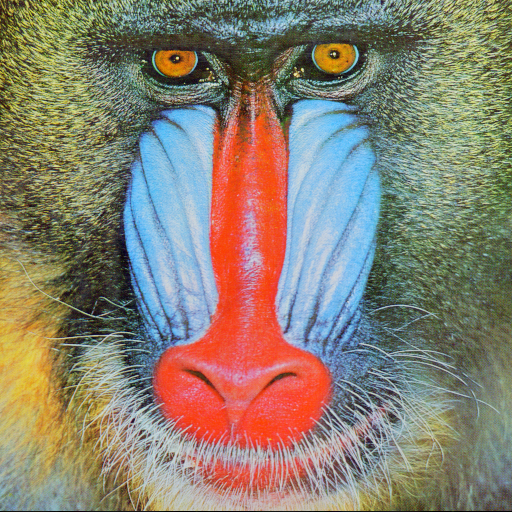
#> input picture images/mandril.tiff, 512 x 512 px
$ jupyter execute Q9-1.ipynb
#> lines starting #> are read from the running program, lines starting #| are printed output that depends on the picture
# Question 1 Part 1

## Description

Read mandril image, Divide the image into blocks with 8x8, 16x16, and 64x64 sizes then apply dct transform then apply the custom mask , finally  apply reverse dct transform and compare the results using mse and psnr method.

## Import required dependencies

- Import cv2 for read and map the color channels
- Import time to timing code speed
- Import numpy to work with arrays
- Import matplotlib to show image for each step

[cell 1]
import cv2
import time
import numpy as np
import matplotlib.pyplot as plt

## Read Image

[cell 2]
image = cv2.imread("../images/mandril.tiff")
#> image is the input picture: shape (512, 512, 3); mean B, G, R 113.1, 128.9, 137.4

# Convert BGR order to RGB
image = cv2.cvtColor(image, cv2.COLOR_BGR2RGB)

## Define block sizes and get image size

[cell 3]
block_sizes = [64, 16, 8]

image_height, image_width, channels = image.shape
#> image_height = 512; image_width = 512; channels = 3

## Define function to divide image into blocks

[cell 4]
def devidImage(image, blockSize):
    image_blocks = np.empty(
        (int(image_height / blockSize), int(image_width / blockSize)),
        dtype=object,
    )

    block_height, block_width = image_blocks.shape

    for i in range(block_width):
        for j in range(block_height):
            image_blocks[j, i] = image[
                j * blockSize : (j + 1) * blockSize,
                i * blockSize : (i + 1) * blockSize,
                :,
            ]

    return image_blocks

## Define function to merge image blocks

[cell 5]
def mergeBlocks(imageBlocks, image, blockSize):
    result = np.copy(image)

    block_height, block_width = imageBlocks.shape

    for i in range(block_width):
        for j in range(block_height):
            result[j * blockSize:(j + 1) * blockSize,
                   i * blockSize:(i + 1) * blockSize, :, ] = imageBlocks[j, i]

    return result

## Defind function to apply mask

[cell 6]
def applyMask(imageBlocks, blockSize):
    mask = np.zeros((blockSize, blockSize))
    mask[0:int(blockSize/2), 0:int(blockSize/2)] = 1

    block_height, block_width = imageBlocks.shape

    for i in range(block_width):
        for j in range(block_height):
            for c in range(channels):
                imageBlocks[j, i][c] = mask * imageBlocks[j, i][c]

    return imageBlocks

## Defind function to process image

[cell 7]
def process(image, blockSize):
    image_blocks = devidImage(image, blockSize)

    block_height, block_width = image_blocks.shape

    ## apply dtc transform
    for i in range(block_width):
        for j in range(block_height):
            block = image_blocks[j, i]
            block = np.float32(block)/255.0
            image_blocks[j, i] = [
                cv2.dct(block[:, :, x]) for x in range(channels)
            ]

    applyMask(image_blocks, blockSize)

    ## apply reverse dtc transform
    for i in range(block_width):
        for j in range(block_height):
            image_blocks[j, i] = cv2.merge(
                tuple([cv2.idct(image_blocks[j, i][x]) for x in range(channels)])
            )
            image_blocks[j, i] = np.uint8(image_blocks[j, i] * 255.0)

    return mergeBlocks(image_blocks, image, block_size)

## Define function to compare images with mse and psnr

[cell 8]
def mse(image_1, image_2):
    return ((image_1 - image_2) ** 2).sum() / \
        (image_1.shape[0] * image_1.shape[1])

def psnr(image_1, image_2):
    mse_value = mse(image_1, image_2)
    return 10 * np.log((255 ** 2) / mse_value)

def compare(image_1, image_2):
    mse_value = mse(image_1, image_2)
    psnr_value = psnr(image_1, image_2)
    print("MSE: {:.2f} PSNR: {:.2f}".format(mse_value, psnr_value))

## Getting Start

[cell 9]
f, subplt = plt.subplots(1,3,figsize=(15,5))
plt.tight_layout()

for i in range(len(block_sizes)):
    block_size = block_sizes[i]

    t0 = time.time()
    result = process(image, block_size)
    t1 = time.time()

    print("Block Size: {}".format(block_size))
    print("Time: {}".format(t1 - t0))
    compare(image, result)

    print()

    subplt[i].axis('off')
    subplt[i].imshow(result)
    subplt[i].set_title('Block Size: {}'.format(block_size))
#> this loop made 3 passes
#> psnr_value in compare on passes 1 to 3: 57.99, 57.95, 57.91
#| MSE: 197.13 PSNR: 57.99
#| MSE: 197.93 PSNR: 57.95
#| MSE: 198.71 PSNR: 57.91
#> pass 2, `result = process(image, block_size)`:
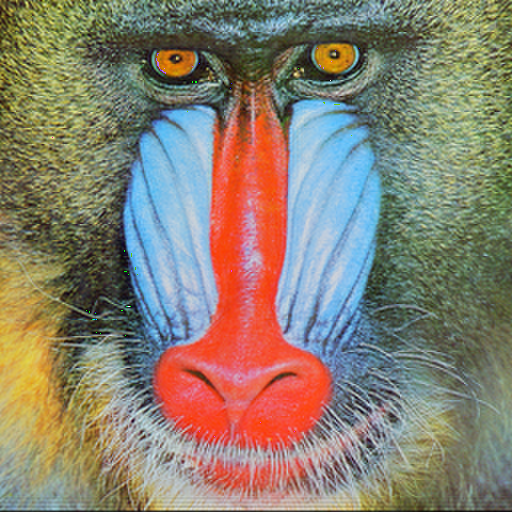
#> result: shape (512, 512, 3); mean R, G, B 136.9, 128.4, 112.7
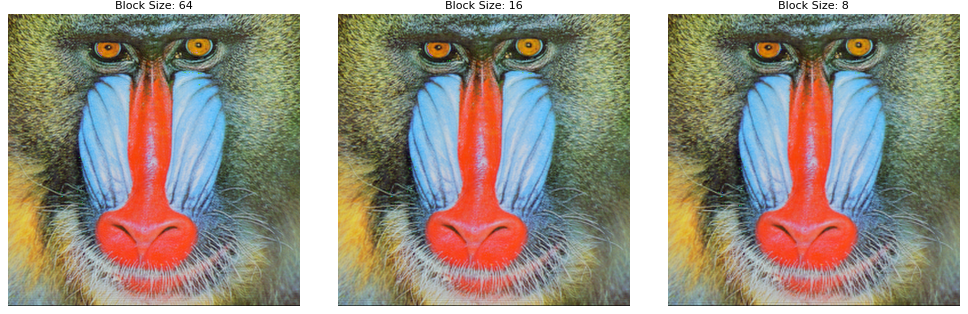
#> figure drawn by matplotlib, 3 panels

$ run again, with images/kodim05.png saved as images/mandril.tiff
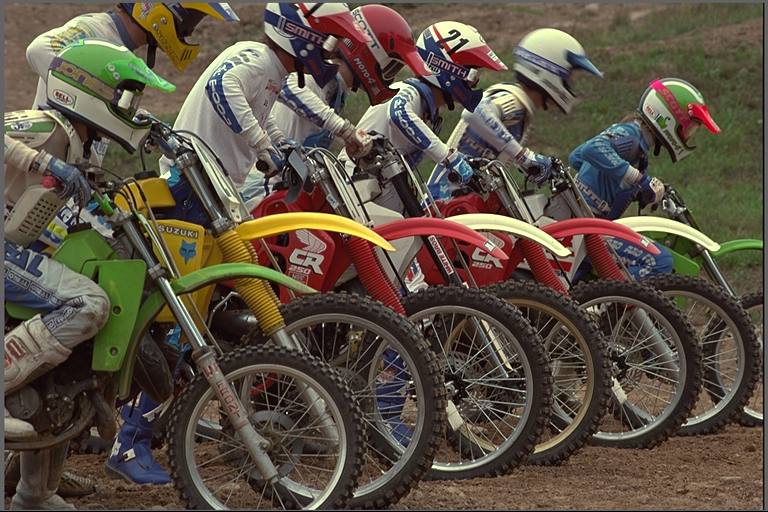
#> input picture images/kodim05.png, 768 x 512 px
#> image is the input picture: shape (512, 768, 3); mean B, G, R 67.5, 81, 91.5
#> the loop `for i in range(len(block_sizes)):` made 3 passes
#> psnr_value in compare on passes 1 to 3: 61.14, 61.17, 61.23
#> (printed output is left out)
#> pass 1, `result = process(image, block_size)`:
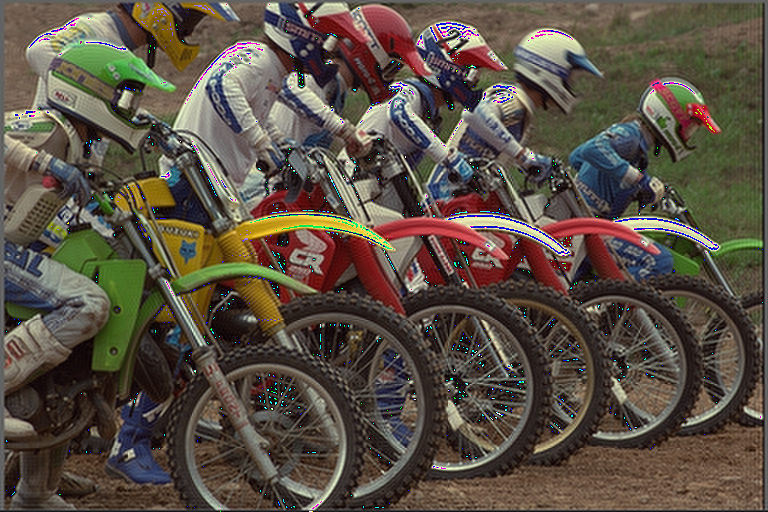
#> result: shape (512, 768, 3); mean R, G, B 89.9, 79.9, 68.1
#> `[cell 9] f, subplt = plt.subplots(1,3,figsize=(15,5)) plt.tight_layout..`:
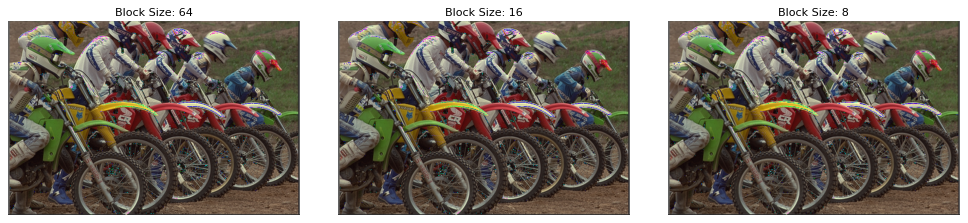
#> figure drawn by matplotlib, 3 panels
